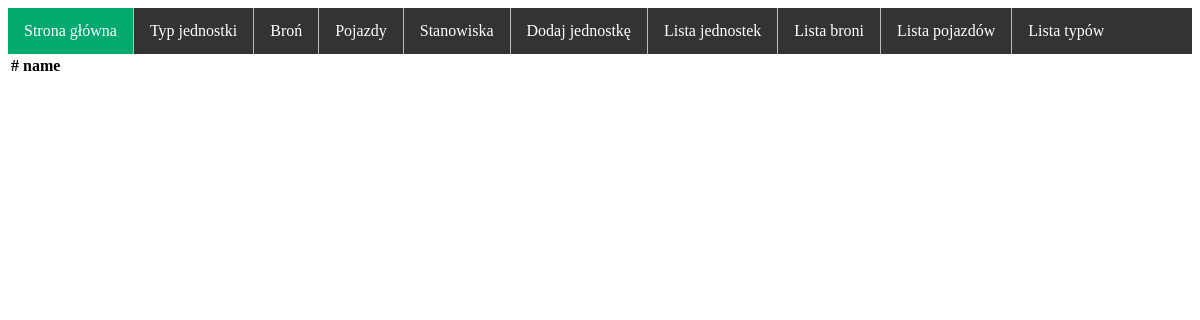
/show_weapon/, run on an earlier commit of the app's database.
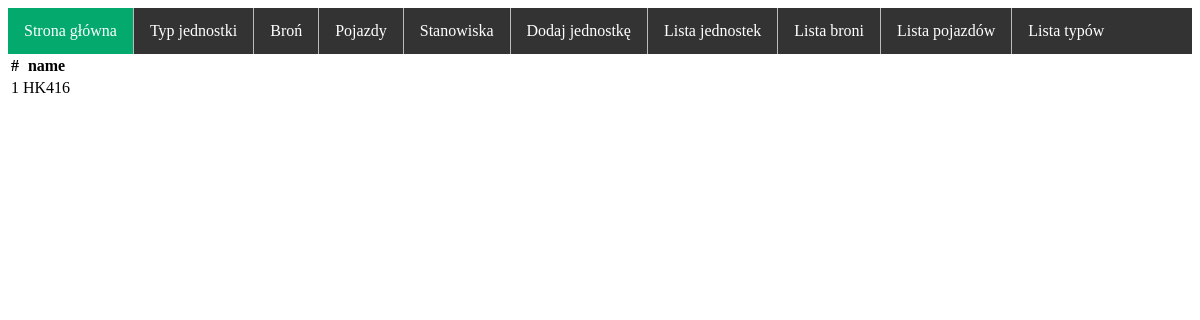
And on a later commit of the database.
### military/models.py (models this page shows, shortened)
class Weapon(models.Model):
    name=models.CharField(max_length=125)

### military/views.py (the view)
# urls.py: path('show_weapon/', views.ShowWeaponView.as_view()),
class ShowWeaponView(View):
    def get(self,request):
        weapons=Weapon.objects.all()
        return render(request, 'weapons_list.html', {'weapons':weapons})

### templates/weapons_list.html (shortened to what this page needs)
{% extends 'base.html' %}
{% block content %}
    <table class="table">
        <tr>
            <th>#</th>
            <th>name</th>
            <th></th>
        </tr>
        {% for weapon in weapons %}
            <tr class="{% cycle 'table-light' 'table-secondary'%}">
                <td>{{ forloop.counter }}</td>
                <td>{{ weapon.name }}</td>
            </tr>
        {% endfor %}
    </table>
{% endblock %}

What changed in the data, as far as the page shows it:
added Weapon: name "HK416"
